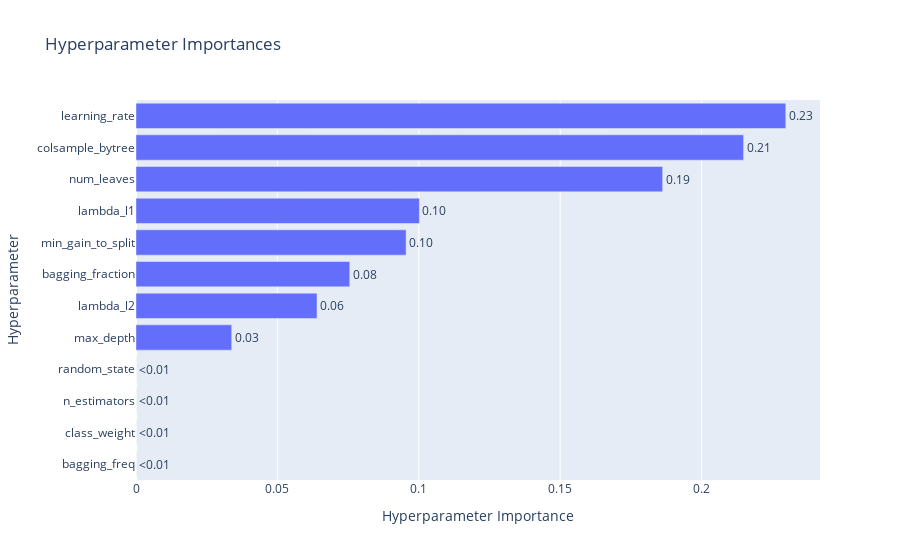

This figure's notebook cell:
### Code cell
optuna.visualization.plot_param_importances(study)

### Figure 1 — Plotly figure (JSON) as saved in the notebook; plotly's stock layout.template omitted (floating-point values rounded to 4 significant figures)
{"data": [{"cliponaxis": false, "hovertemplate": ["bagging_freq (CategoricalDistribution): 0.0<extra></extra>", "class_weight (CategoricalDistribution): 0.0<extra></extra>", "n_estimators (CategoricalDistribution): 0.0<extra></extra>", "random_state (CategoricalDistribution): 0.0<extra></extra>", "max_depth (IntDistribution): 0.03383954394304563<extra></extra>", "lambda_l2 (IntDistribution): 0.06401656673120788<extra></extra>", "bagging_fraction (FloatDistribution): 0.07558304057456623<extra></extra>", "min_gain_to_split (IntDistribution): 0.09550764422500457<extra></extra>", "lambda_l1 (IntDistribution): 0.10020252781007812<extra></extra>", "num_leaves (IntDistribution): 0.1862274285165894<extra></extra>", "colsample_bytree (FloatDistribution): 0.21484872874990996<extra></extra>", "learning_rate (FloatDistribution): 0.22977451944959826<extra></extra>"], "name": "Objective Value", "orientation": "h", "text": ["<0.01", "<0.01", "<0.01", "<0.01", "0.03", "0.06", "0.08", "0.10", "0.10", "0.19", "0.21", "0.23"], "textposition": "outside", "type": "bar", "x": [0, 0, 0, 0, 0.03384, 0.06402, 0.07558, 0.09551, 0.1002, 0.1862, 0.2148, 0.2298], "y": ["bagging_freq", "class_weight", "n_estimators", "random_state", "max_depth", "lambda_l2", "bagging_fraction", "min_gain_to_split", "lambda_l1", "num_leaves", "colsample_bytree", "learning_rate"]}], "layout": {"title": {"text": "Hyperparameter Importances"}, "xaxis": {"title": {"text": "Hyperparameter Importance"}}, "yaxis": {"title": {"text": "Hyperparameter"}}}}
